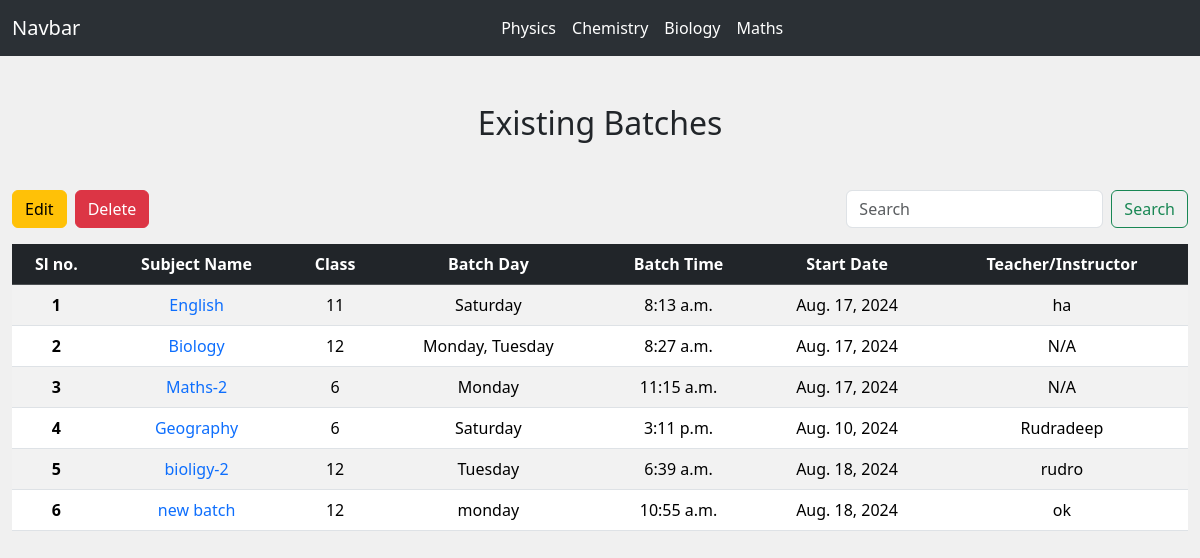
Page /view-batches/ on the earlier database version.
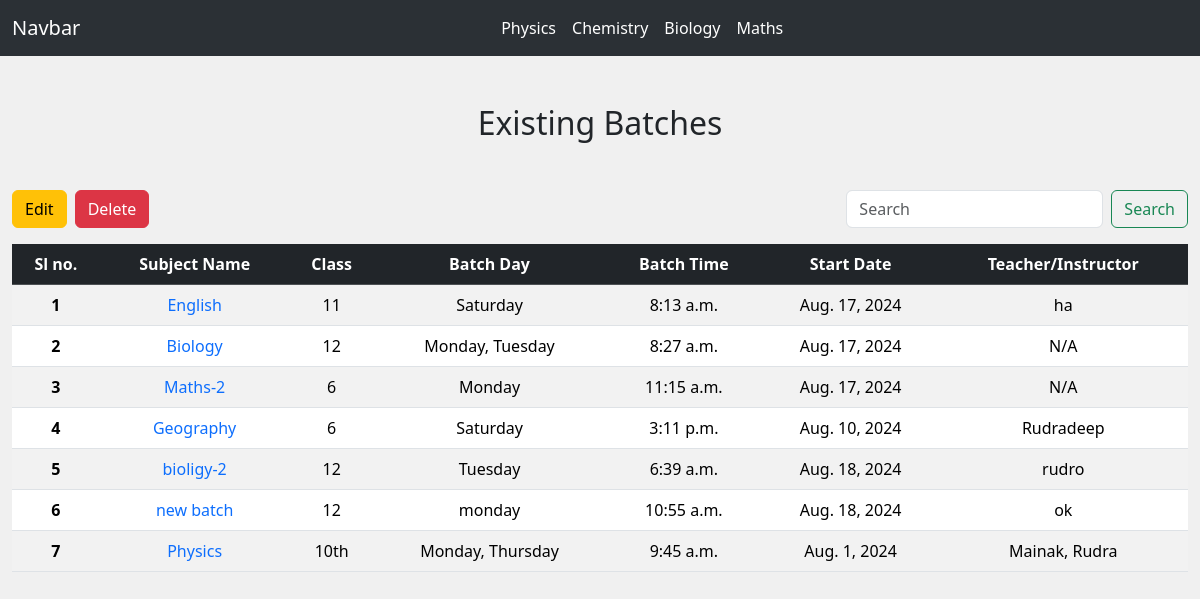
Same page on the later database version.
### myapp/models.py (models this page shows, shortened)
class Batch(models.Model):
    subject_name = models.CharField(max_length=100)
    batch_name = models.CharField(max_length=100,default="")
    batch_time = models.TimeField()
    batch_day = models.CharField(max_length=50)
    class_level = models.CharField(max_length=50)
    class_mode = models.CharField(max_length=100)
    start_date = models.DateField(default=timezone.now)
    teacher_name = models.CharField(max_length=100)
    students = models.ManyToManyField(Student, related_name='batches')

### myapp/views.py (the view)
# urls.py: path('view-batches/', view_batches, name='view_batches'),
def view_batches(request):
    search_query = request.GET.get('search', '')
    if search_query:
        batches = Batch.objects.filter(
            Q(subject_name__icontains=search_query) |
            Q(class_level__icontains=search_query) |
            Q(batch_day__icontains=search_query) |
            Q(teacher_name__icontains=search_query)
        )
    else:
        batches = Batch.objects.all()
    return render(request, 'view_batches.html', {'batches': batches})

### templates/view_batches.html (shortened to what this page needs)
{% extends "base.html" %}
{% block body %}
<div class="container-fluid py-5">
    <h2 class="text-center mb-5">Existing Batches</h2>
    <div class="d-flex mb-3">
        <button type="button" class="btn btn-warning me-2" id="toggleEdit">Edit</button>
        <button type="button" class="btn btn-danger" id="toggleDelete">Delete</button>
        <form class="d-inline-flex ms-auto" method="GET" action="{% url 'view_batches' %}" role="search">
            <input class="form-control me-2" type="search" name="search" placeholder="Search" aria-label="Search" value="{{ request.GET.search }}">
            <button class="btn btn-outline-success" type="submit">Search</button>
        </form>
    </div>
    <div class="table-responsive">
        <table class="table table-striped text-center">
            <thead class="table-dark">
                <tr>
                    <th scope="col">Sl no.</th>
                    <th scope="col">Subject Name</th>
                    <th scope="col">Class</th>
                    <th scope="col">Batch Day</th>
                    <th scope="col">Batch Time</th>
                    <th scope="col">Start Date</th>
                    <th scope="col">Teacher/Instructor</th>
                </tr>
            </thead>
            <tbody>
                {% for batch in batches %}
                <tr>
                    <th scope="row">{{ forloop.counter }}</th>
                    <td><a href="{% url 'batch_detail' batch.id %}" class="text-decoration-none">{{ batch.subject_name }}</a></td>
                    <td>{{ batch.class_level }}</td>
                    <td>{{ batch.batch_day }}</td>
                    <td>{{ batch.batch_time }}</td>
                    <td>{{ batch.start_date }}</td>
                    <td>{{ batch.teacher_name }}</td>
                </tr>
                {% empty %}
                <tr>
                    <td colspan="9" class="text-center">No batches available.</td>
                </tr>
                {% endfor %}
            </tbody>
        </table>
    </div>
</div>
{% endblock body %}

Differences in the rows shown:
added Batch: subject_name "Physics", class_level "10th", batch_day "Monday, Thursday", batch_time "9:45 a.m.", start_date "Aug. 1, 2024", teacher_name "Mainak, Rudra"
